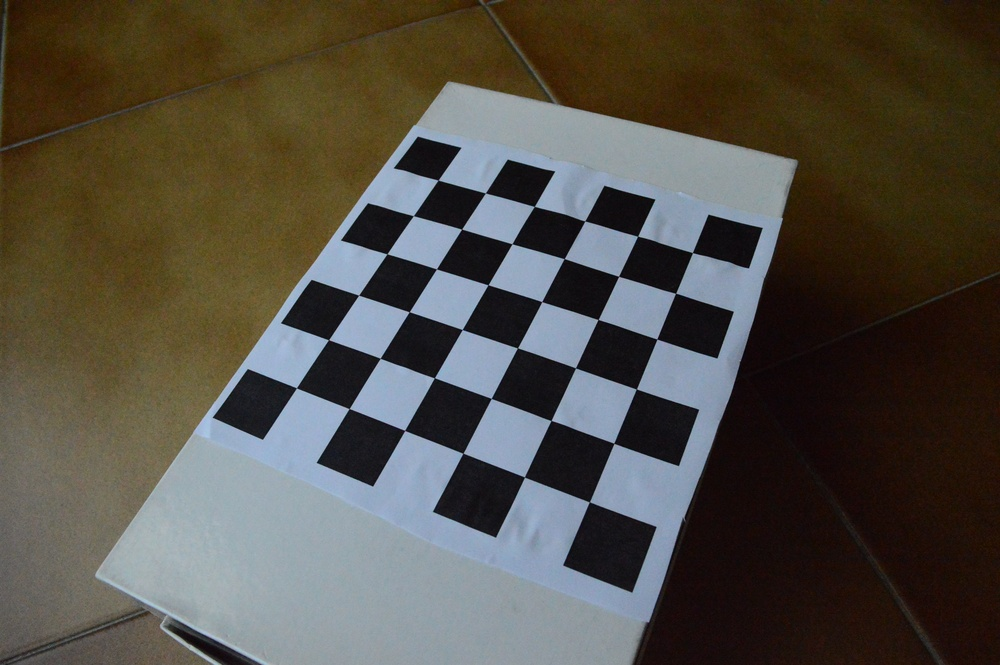
#> input picture image.JPG, 1000 x 665 px, shrunk from 3008 x 2000 before the run
$ python -i laser_calib_utils.py   (imports and definitions only)
#> lines starting #> are read from the running program, lines starting #| are printed output that depends on the picture
#> further down, picture is the input picture: shape (665, 1000, 3); mean B, G, R 69, 78, 82.4
"""Shared utilities for laser plane calibration scripts.

This module centralizes common geometry, calibration and image-processing
routines used by both the Plücker-line and RANSAC-based laser plane
calibration approaches.

Key functionalities:
  - Chessboard object point generation & detection
  - Camera intrinsic calibration wrapper
  - Board plane recovery from pose
  - Image laser stripe enhancement + thresholding (fixed or Otsu)
  - 2D image line fitting & conversion to 3D plane through camera center
  - Plücker line utilities (intersection of two planes, point on line)
  - Ray / plane intersection
  - Reference origin computation & plane offset alignment

All functions include concise docstrings for quick reference.
"""
from __future__ import annotations
from dataclasses import dataclass
import cv2
import numpy as np
from typing import Iterable, List, Sequence, Tuple, Optional

# ---------------------- Data containers ----------------------

@dataclass
class CameraCalibrationResult:
    cam_mtx: np.ndarray
    dist_coefs: np.ndarray
    rvecs: Sequence[np.ndarray]
    tvecs: Sequence[np.ndarray]

# ---------------------- Chessboard helpers ----------------------

# [112 lines left out: functions generate_object_points, detect_checkerboard, calibrate_camera, board_plane_from_pose, board_normal_d_from_pose, plane_from_image_line and 3 more, not called in this run]

# ---------------------- Stripe detection & line fitting ----------------------

def enhance_blue_difference(bgr: np.ndarray) -> np.ndarray:
    """Return enhanced channel highlighting blue over red/green."""
    b,g,r = cv2.split(bgr)
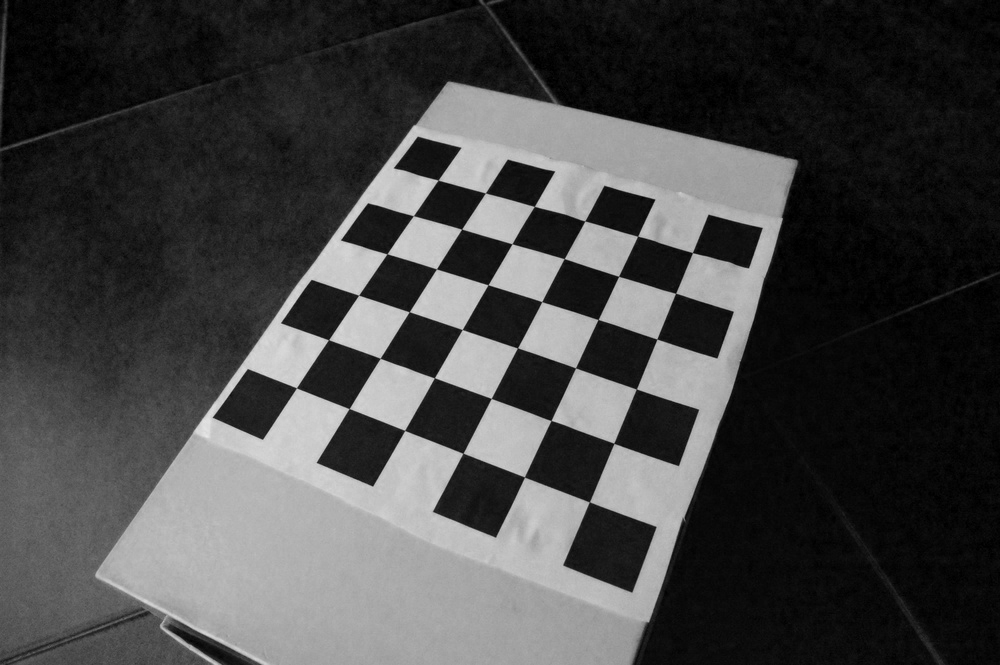
#> b: shape (665, 1000); min 0, max 233, mean 69
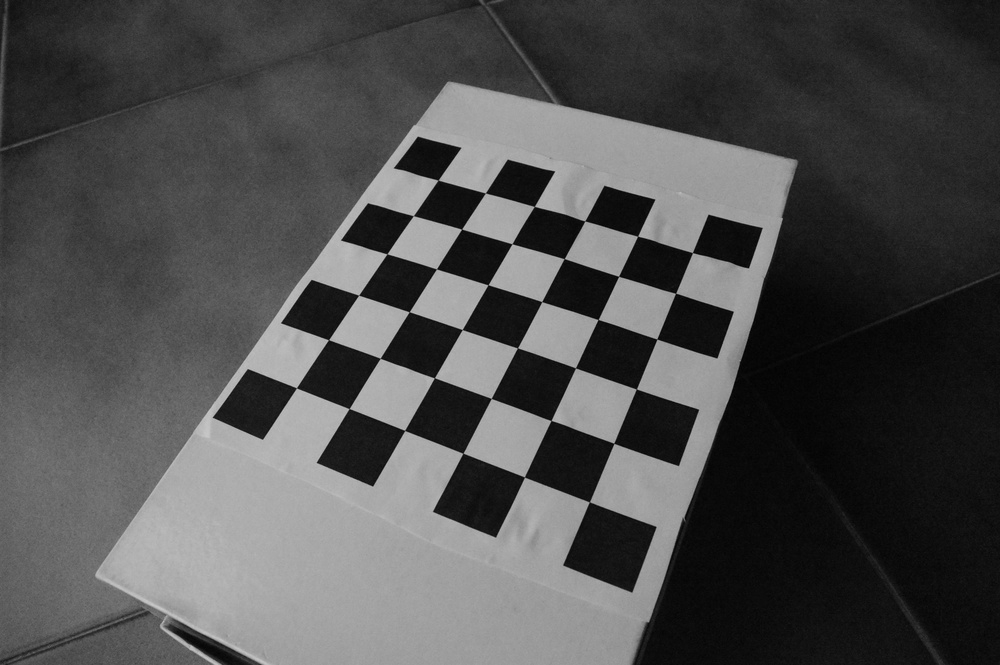
#> g: shape (665, 1000); min 0, max 200, mean 78
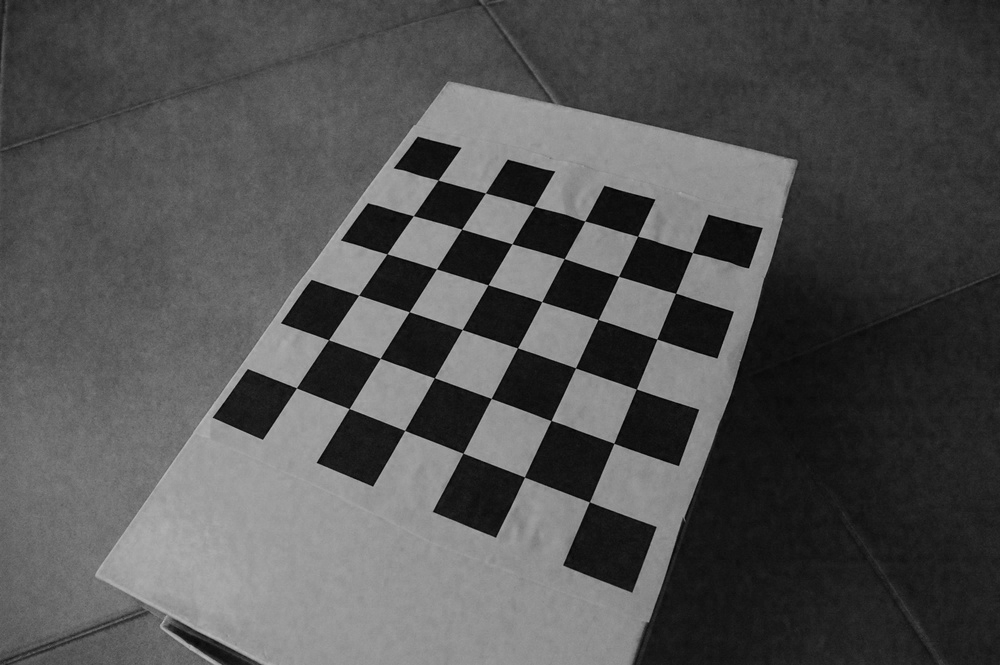
#> r: shape (665, 1000); min 0, max 188, mean 82.4
    return cv2.subtract(b, cv2.max(r,g))
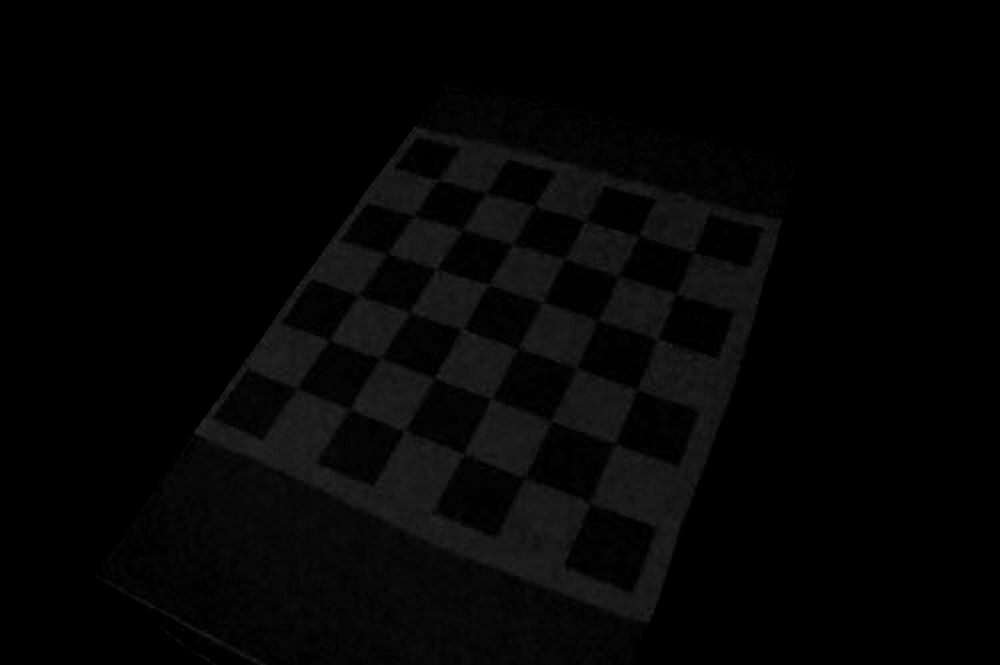
#> returned value: shape (665, 1000); min 0, max 41, mean 4.7

def laser_enhance_and_threshold(img: np.ndarray, blur: Tuple[int,int]=(5,5), threshold: Optional[int]=40,
                                use_otsu: bool=False, morph_mode: Optional[str]='close', morph_kernel: int=3) -> Tuple[np.ndarray, np.ndarray]:
    """Enhance blue channel difference then threshold to produce a mask.

    Parameters:
      blur: Gaussian kernel size.
      threshold: fixed threshold if use_otsu is False; ignored otherwise.
      use_otsu: enable Otsu adaptive threshold.
      morph_mode: 'close', 'open', or None.
      morph_kernel: kernel size in pixels for morphology.

    Returns (mask, enhanced_image).
    """
    enhanced = enhance_blue_difference(img)
    enh_blur = cv2.GaussianBlur(enhanced, blur, 0)
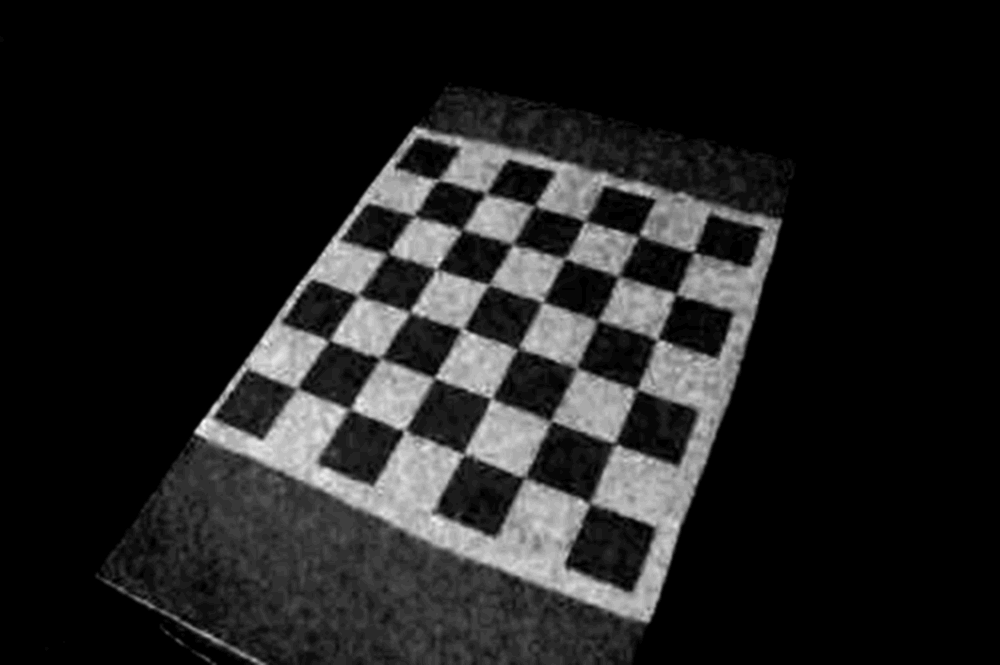
#> enh_blur: shape (665, 1000); min 0, max 36, mean 4.7; drawn with min black and max white
    if use_otsu:
        _, mask = cv2.threshold(enh_blur, 0, 255, cv2.THRESH_BINARY + cv2.THRESH_OTSU)
    else:
        _, mask = cv2.threshold(enh_blur, int(threshold), 255, cv2.THRESH_BINARY)
#> mask: shape (665, 1000); every value is 0
    if morph_mode and morph_kernel > 0:
        k = np.ones((morph_kernel, morph_kernel), np.uint8)
        if morph_mode == 'close':
            mask = cv2.morphologyEx(mask, cv2.MORPH_CLOSE, k)
        elif morph_mode == 'open':
            mask = cv2.morphologyEx(mask, cv2.MORPH_OPEN, k)
    return mask, enh_blur

# [42 lines left out: functions fit_image_line_from_mask, compute_reference_origin, align_plane_offset, enforce_positive_z, not called in this run]

>>> import cv2
>>> picture = cv2.imread('image.JPG')
>>> result = laser_enhance_and_threshold(picture)
